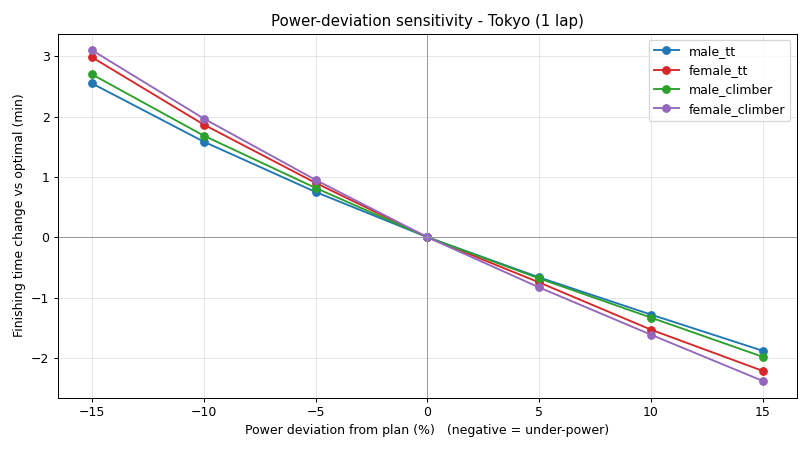

Source code (Python):
"""Power-deviation sensitivity: the time cost of not hitting the planned power.

A rider cannot execute a pacing plan perfectly. This script takes each rider's
OPTIMAL pacing on Tokyo and asks: if they ride at (1 + d) times the plan everywhere
- d from -15% to +15% - how does the finishing time change?

A uniform power scale s is applied consistently: P_base, P_max and P_threshold are
all multiplied by s and the pacing knobs (hill_factor, flat_boost) by s. Because the
fatigue term depends only on the ratio P_out / P_threshold, that ratio is unchanged,
so this is a clean "same plan, scaled effort" experiment. At s = 1 it reproduces the
optimal time (printed as a self-check). Runs all four riders on Tokyo (1 lap).

Writes results/power_deviation.csv and results/power_deviation.png.
Run from anywhere: python results/power_deviation.py
"""
import json, os, csv
import matplotlib
matplotlib.use("Agg")
import matplotlib.pyplot as plt

REPO = os.path.dirname(os.path.dirname(os.path.abspath(__file__)))
os.chdir(REPO)

nb = json.load(open(os.path.join("notebooks", "model_v5.ipynb"), encoding="utf-8-sig"))
cells = ["".join(c["source"]) for c in nb["cells"] if c["cell_type"] == "code"]

RIDERS = ["male_tt", "female_tt", "male_climber", "female_climber"]
RIDER_COLORS = {"male_tt": "#1f77b4", "female_tt": "#d62728",
                "male_climber": "#2ca02c", "female_climber": "#9467bd"}
DEVIATIONS = [-15, -10, -5, 0, 5, 10, 15]  # percent off the planned power
COURSE_FILE, COURSE = "tokyo_olympic_tt.csv", "Tokyo"

# optimal pacing knobs per rider (from the committed sweep)
sweep = {}
with open(os.path.join("results", "sweep_results.csv"), newline="") as f:
    for row in csv.DictReader(f):
        sweep[row["rider"]] = row

def time_at_scale(rider, s):
    """Finishing minutes for `rider` on Tokyo riding at s times the optimal power plan."""
    ns = {}
    for i in range(5):  # imports, constants, rider, course, simulate
        src = cells[i]
        if i == 2:
            src = src.replace('rider = "male_tt"', 'rider = "' + rider + '"')
        if i == 3:
            src = src.replace('course_file = "tokyo_olympic_tt.csv"', 'course_file = "' + COURSE_FILE + '"')
            src = src.replace("laps = 2", "laps = 1")
        exec(compile(src, "cell" + str(i), "exec"), ns)
    ns["P_base"] *= s          # scale the whole power profile by s...
    ns["P_max"] *= s
    ns["P_threshold"] *= s     # ...threshold too, so the fatigue ratio is unchanged
    hf = float(sweep[rider][COURSE + "_hill_factor"]) * s
    fb = float(sweep[rider][COURSE + "_flat_boost"]) * s
    return ns["simulate"]((hf, fb)) / 60

results = {rider: {d: time_at_scale(rider, 1 + d / 100) for d in DEVIATIONS} for rider in RIDERS}

with open(os.path.join("results", "power_deviation.csv"), "w", newline="") as f:
    wr = csv.writer(f)
    wr.writerow(["rider", "course", "deviation_pct", "time_min", "delta_vs_optimal_min"])
    for rider in RIDERS:
        opt = results[rider][0]
        for d in DEVIATIONS:
            t = results[rider][d]
            wr.writerow([rider, COURSE, d, round(t, 2), round(t - opt, 2)])

# self-check: at 0% deviation the time should equal the committed optimum
print("Self-check (0% deviation should match sweep_results Tokyo_min):")
for rider in RIDERS:
    print("  " + rider.ljust(15) + " model " + str(round(results[rider][0], 1))
          + " vs sweep " + sweep[rider]["Tokyo_min"])

fig, ax = plt.subplots(figsize=(9, 5))
print("Time cost of mis-pacing (min vs optimal):")
for rider in RIDERS:
    opt = results[rider][0]
    deltas = [results[rider][d] - opt for d in DEVIATIONS]
    ax.plot(DEVIATIONS, deltas, marker="o", label=rider, color=RIDER_COLORS[rider])
    print("  " + rider.ljust(15) + " -10%: +" + str(round(results[rider][-10] - opt, 1))
          + " min   +10%: " + str(round(results[rider][10] - opt, 1)) + " min")
ax.axvline(0, color="0.6", linewidth=0.8)
ax.axhline(0, color="0.6", linewidth=0.8)
ax.set_xlabel("Power deviation from plan (%)   (negative = under-power)")
ax.set_ylabel("Finishing time change vs optimal (min)")
ax.set_title("Power-deviation sensitivity - Tokyo (1 lap)")
ax.grid(alpha=0.3)
ax.legend()
fig.tight_layout()
fig.savefig(os.path.join("results", "power_deviation.png"), dpi=90)
print("wrote results/power_deviation.csv and results/power_deviation.png")
